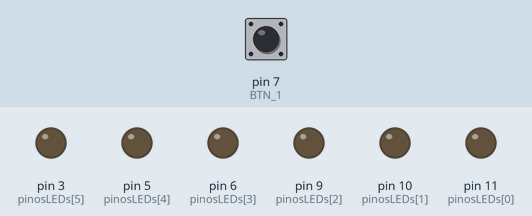
Recording of a sketch running on a simulated Arduino Uno, built with avr-gcc and run on an emulated ATmega328P. On the bench: output pins drawn as LEDs (lit = HIGH). Inputs (shaded band) come from the test bench; at power-on: pin 7 (BTN_1) HIGH. The local clock reads 2024-03-15 10:24:30 at power-on unless the sketch sets it.

Above: at 1.2 s.
1.3 s: pin 7 (BTN_1) pulled LOW for 0.15 s
At 2.3 s:
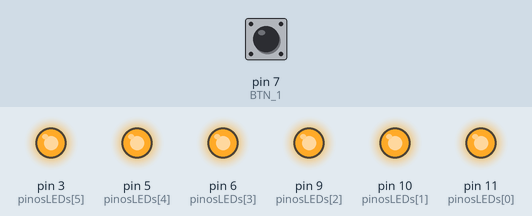
2.9 s: pin 7 (BTN_1) pulled LOW for 1 s
At 3.5 s:
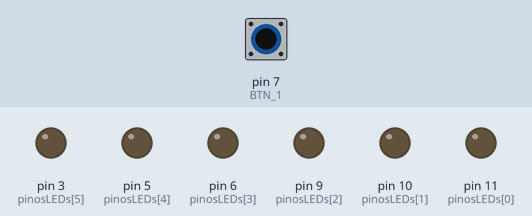
5.4 s: pin 7 (BTN_1) pulled LOW for 3.2 s
At 6.6 s:
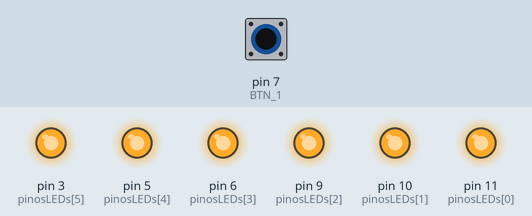
Timing chart, 0 to 8.4 s (numbered marks = the images above; inputs shaded):
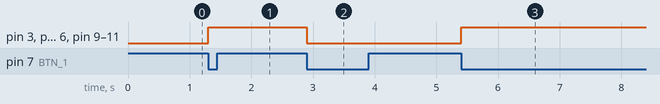

Measured:
- after the input at 1.3 s, pin 3 (pinosLEDs[5]), pin 5 (pinosLEDs[4]), pin 6 (pinosLEDs[3]), pin 9 (pinosLEDs[2]), pin 10 (pinosLEDs[1]), pin 11 (pinosLEDs[0]): LOW → HIGH at once
- after the input at 2.9 s, pin 3 (pinosLEDs[5]), pin 5 (pinosLEDs[4]), pin 6 (pinosLEDs[3]), pin 9 (pinosLEDs[2]), pin 10 (pinosLEDs[1]), pin 11 (pinosLEDs[0]): HIGH → LOW at once
- after the input at 5.4 s, pin 3 (pinosLEDs[5]), pin 5 (pinosLEDs[4]), pin 6 (pinosLEDs[3]), pin 9 (pinosLEDs[2]), pin 10 (pinosLEDs[1]), pin 11 (pinosLEDs[0]): LOW → HIGH at once

The sketch:

sketch_mar1a.ino
```cpp
// Incluindo as bibliotecas de comunicação com o RTC
#include <Wire.h>
#include "RTClib.h"

// Cria o objeto do Relógio
RTC_DS3231 rtc;

// 2. VARIÁVEIS DOS LEDS E BOTÃO
int pinosLEDs[6] = {11, 10, 9, 6, 5, 3};
int BTN_1 = 7;

// Lógica Inversa: LOW = Aceso, HIGH = Apagado
int estado_geral_leds = LOW;
int estado_atual_button = HIGH;
int estado_anterior_button = HIGH;

// MUDANÇA AQUI: Duas variáveis independentes para garantir segurança
bool ja_desligou_hoje = false;
bool ja_ligou_hoje = false;

void setup() {
  Serial.begin(9600); // Ativa o monitor serial para debug

  // INICIALIZAÇÃO DO RTC
  if (! rtc.begin()) {
    Serial.println("RTC não encontrado! Verifique os fios SDA e SCL.");
    while (1); // Trava o Arduino aqui se o chip não estiver conectado
  }

  // Se a bateria acabou ou é a primeira vez ligando:
  if (rtc.lostPower()) {
    Serial.println("RTC perdeu energia. Ajustando a hora para a compilação!");
    // Essa linha mágica pega a hora do PC e joga no chip RTC!
    rtc.adjust(DateTime(F(__DATE__), F(__TIME__)));
  }

  // Configuração dos Pinos
  pinMode(BTN_1, INPUT_PULLUP);

  for(int i = 0; i < 6; i++) {
    pinMode(pinosLEDs[i], OUTPUT);
    digitalWrite(pinosLEDs[i], estado_geral_leds);
  }
}

void loop() {
  // ==========================================
  // 1. LENDO A HORA EXATA DO RTC
  // ==========================================
  DateTime agora = rtc.now(); // Puxa a hora do chip físico
  int horas = agora.hour();
  int minutos = agora.minute();

  // Reseta AMBAS as travas automaticamente toda meia-noite
  if (horas == 0 && minutos == 0) {
    ja_desligou_hoje = false;
    ja_ligou_hoje = false;
  }

  // ==========================================
  // 2. LÓGICA MANUAL (O BOTÃO)
  // ==========================================
  estado_atual_button = digitalRead(BTN_1);
  if(estado_atual_button == LOW && estado_anterior_button == HIGH) {

    // Inverte o estado
    if(estado_geral_leds == LOW) { estado_geral_leds = HIGH; }
    else { estado_geral_leds = LOW; }

    for(int i = 0; i < 6; i++) {
      digitalWrite(pinosLEDs[i], estado_geral_leds);
    }
    delay(50); // Anti-bounce
  }
  estado_anterior_button = estado_atual_button;


  // ==========================================
  // 3. LÓGICA AUTOMÁTICA (Desligar às 07:00 da manhã)
  // ==========================================
  if(horas == 7 && minutos == 0 && ja_desligou_hoje == false) {

    estado_geral_leds = HIGH; // HIGH = Apaga na lógica inversa

    for(int i = 0; i < 6; i++) {
      digitalWrite(pinosLEDs[i], estado_geral_leds);
    }

    ja_desligou_hoje = true; // Trava ativada para o Desligamento
    Serial.println("Luzes apagadas automaticamente às 07:00");
  }

  // ==========================================
  // 4. LÓGICA AUTOMÁTICA (Ligar às 18:00 da noite)
  // ==========================================
  if(horas == 18 && minutos == 0 && ja_ligou_hoje == false) {

    estado_geral_leds = LOW; // LOW = Acende na lógica inversa

    for(int i = 0; i < 6; i++) {
      digitalWrite(pinosLEDs[i], estado_geral_leds);
    }

    ja_ligou_hoje = true; // Trava ativada para o Acendimento
    Serial.println("Luzes acesas automaticamente às 18:00");
  }
}
```
